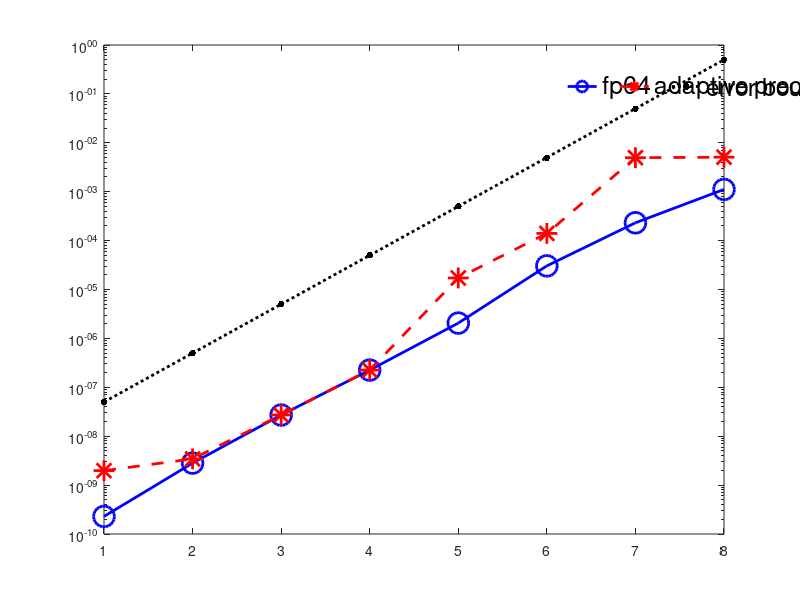

Source code (MATLAB): (Note: this script raises an error after producing the figure.)
function plot_exp_rcerr()
    clear all 
    vareps = [10e-9, 10e-08, 10e-07, 10e-06, 10e-5, 10e-04, 10e-03, 10e-02]; % u2.u, u3.u
    depths = [2,  5,  8];
    
    n_d = size(depths, 2);
    n_eps = size(vareps, 2);
    
    %% P64
    load("results/rcerr_err_list1.mat");
    load("results/rcerr_err_list_amp1.mat");
    load("results/rcerr_err_bound_list1.mat");
    
    rect = [0.5, 0, 0, 0.05];
    fontSize = 18;
    lineWidth = 2;
    markerSize = 15;
    
    figure()
    set(gcf, 'Position',  [10 10 800 600])
    semilogy(1:n_eps, err_list(:, 1), '-b', 'Marker', 'o', 'MarkerSize',markerSize, 'Linewidth',lineWidth)
    hold on 
    semilogy(1:n_eps, err_list_amp(:, 1),'--r', 'Marker', '*', 'MarkerSize',markerSize, 'Linewidth',lineWidth)
    hold on 
    semilogy(1:n_eps, err_bound_list(:, 1),':k', 'Marker', '.',  'MarkerSize',markerSize, 'Linewidth',lineWidth)
    
    legend('fp64', ...
        'adaptive precision', ...
        'error bound', 'Position', rect, 'NumColumns',3, 'FontSize', fontSize)
    legend boxoff
    [l, s] = title('$\ell$=2');
    xticklabels(split(num2str(vareps,'%.e ')))
    a = get(gca,'XTickLabel');  
    set(gca,'XTickLabel',a,'fontsize',fontSize) % ,'FontWeight','bold'
    set(l,'interpreter','latex');
    l.FontSize = fontSize+12;
    ylim([1e-10, 1e-0]);
    yticks([1e-10, 1e-8, 1e-6, 1e-4, 1e-2, 1e-0]);
    grid on;
    exportgraphics(gca, 'figures/P64_depth1.pdf')
    hold off
    
    figure()
    set(gcf, 'Position',  [10 10 800 600])
    semilogy(1:n_eps, err_list(:, 2), '-b', 'Marker', 'o', 'MarkerSize',markerSize, 'Linewidth',lineWidth)
    hold on 
    semilogy(1:n_eps, err_list_amp(:, 2),'--r', 'Marker', '*', 'MarkerSize',markerSize, 'Linewidth',lineWidth)
    hold on 
    semilogy(1:n_eps, err_bound_list(:, 2),':k', 'Marker', '.',  'MarkerSize',markerSize, 'Linewidth',lineWidth)
    
    legend('fp64', ...
        'adaptive precision', ...
        'error bound', 'Position', rect, 'NumColumns',3, 'FontSize', fontSize)
    legend boxoff
    [l, s] = title('$\ell$=5');
    xticklabels(split(num2str(vareps,'%.e ')))
    a = get(gca,'XTickLabel');  
    set(gca,'XTickLabel',a,'fontsize',fontSize) % ,'FontWeight','bold'
    set(l,'interpreter','latex');
    l.FontSize = fontSize+12;
    ylim([1e-10, 1e-0]);
    yticks([1e-10, 1e-8, 1e-6, 1e-4, 1e-2, 1e-0]);
    grid on;
    exportgraphics(gca, 'figures/P64_depth2.pdf')
    hold off
    
    figure()
    set(gcf, 'Position',  [10 10 800 600])
    semilogy(1:n_eps, err_list(:, 3), '-b', 'Marker', 'o', 'MarkerSize',markerSize, 'Linewidth',lineWidth)
    hold on 
    semilogy(1:n_eps, err_list_amp(:, 3),'--r', 'Marker', '*', 'MarkerSize',markerSize, 'Linewidth',lineWidth)
    hold on 
    semilogy(1:n_eps, err_bound_list(:, 3),':k', 'Marker', '.',  'MarkerSize',markerSize, 'Linewidth',lineWidth)
    
    legend('fp64', ...
        'adaptive precision', ...
        'error bound', 'Position', rect, 'NumColumns',3, 'FontSize', fontSize)
    legend boxoff
    [l, s] = title('$\ell$=8');
    xticklabels(split(num2str(vareps,'%.e ')))
    a = get(gca,'XTickLabel');  
    set(gca,'XTickLabel',a,'fontsize',fontSize) % ,'FontWeight','bold'
    set(l,'interpreter','latex');
    l.FontSize = fontSize+12;
    ylim([1e-10, 1e-0]);
    yticks([1e-10, 1e-8, 1e-6, 1e-4, 1e-2, 1e-0]);
    grid on;
    exportgraphics(gca, 'figures/P64_depth3.pdf')
    hold off
    % delete(gcf)
    % delete(gca)
    
    % ex37
    load("results/rcerr_err_list2.mat");
    load("results/rcerr_err_list_amp2.mat");
    load("results/rcerr_err_bound_list2.mat");
    
    
    rect = [0.5, 0, 0, 0.05];
    fontSize = 18;
    lineWidth = 2;
    markerSize = 15;
    
    figure()
    set(gcf, 'Position',  [10 10 800 600])
    semilogy(1:n_eps, err_list(:, 1), '-b', 'Marker', 'o', 'MarkerSize',markerSize, 'Linewidth',lineWidth)
    hold on 
    semilogy(1:n_eps, err_list_amp(:, 1),'--r', 'Marker', '*', 'MarkerSize',markerSize, 'Linewidth',lineWidth)
    hold on 
    semilogy(1:n_eps, err_bound_list(:, 1),':k', 'Marker', '.',  'MarkerSize',markerSize, 'Linewidth',lineWidth)
    
    legend('fp64', ...
        'adaptive precision', ...
        'error bound', 'Position', rect, 'NumColumns',3, 'FontSize', fontSize)
    legend boxoff
    [l, s] = title('$\ell$=2');
    xticklabels(split(num2str(vareps,'%.e ')))
    a = get(gca,'XTickLabel');  
    set(gca,'XTickLabel',a,'fontsize',fontSize) % ,'FontWeight','bold'
    set(l,'interpreter','latex');
    l.FontSize = fontSize+12;
    grid on;
    exportgraphics(gca, 'figures/ex37_depth1.pdf')
    hold off
    
    figure()
    set(gcf, 'Position',  [10 10 800 600])
    semilogy(1:n_eps, err_list(:, 2), '-b', 'Marker', 'o', 'MarkerSize',markerSize, 'Linewidth',lineWidth)
    hold on 
    semilogy(1:n_eps, err_list_amp(:, 2),'--r', 'Marker', '*', 'MarkerSize',markerSize, 'Linewidth',lineWidth)
    hold on 
    semilogy(1:n_eps, err_bound_list(:, 2),':k', 'Marker', '.',  'MarkerSize',markerSize, 'Linewidth',lineWidth)
    
    legend('fp64', ...
        'adaptive precision', ...
        'error bound', 'Position', rect, 'NumColumns',3, 'FontSize', fontSize)
    legend boxoff
    [l, s] = title('$\ell$=5');
    xticklabels(split(num2str(vareps,'%.e ')))
    a = get(gca,'XTickLabel');  
    set(gca,'XTickLabel',a,'fontsize',fontSize) % ,'FontWeight','bold'
    set(l,'interpreter','latex');
    l.FontSize = fontSize+12;
    grid on;
    exportgraphics(gca, 'figures/ex37_depth2.pdf')
    hold off
    
    figure()
    set(gcf, 'Position',  [10 10 800 600])
    semilogy(1:n_eps, err_list(:, 3), '-b', 'Marker', 'o', 'MarkerSize',markerSize, 'Linewidth',lineWidth)
    hold on 
    semilogy(1:n_eps, err_list_amp(:, 3),'--r', 'Marker', '*', 'MarkerSize',markerSize, 'Linewidth',lineWidth)
    hold on 
    semilogy(1:n_eps, err_bound_list(:, 3),':k', 'Marker', '.',  'MarkerSize',markerSize, 'Linewidth',lineWidth)
    
    legend('fp64', ...
        'adaptive precision', ...
        'error bound', 'Position', rect, 'NumColumns',3, 'FontSize', fontSize)
    legend boxoff
    [l, s] = title('$\ell$=8');
    xticklabels(split(num2str(vareps,'%.e ')))
    a = get(gca,'XTickLabel');  
    set(gca,'XTickLabel',a,'fontsize',fontSize) % ,'FontWeight','bold'
    set(l,'interpreter','latex');
    l.FontSize = fontSize+12;
    grid on;
    exportgraphics(gca, 'figures/ex37_depth3.pdf')
    hold off
    % delete(gcf)
    % delete(gca)
    
    % 1138_bus
    load("results/rcerr_err_list3.mat");
    load("results/rcerr_err_list_amp3.mat");
    load("results/rcerr_err_bound_list3.mat");
    
    rect = [0.5, 0, 0, 0.05];
    fontSize = 18;
    lineWidth = 2;
    markerSize = 15;
    
    figure()
    set(gcf, 'Position',  [10 10 800 600])
    semilogy(1:n_eps, err_list(:, 1), '-b', 'Marker', 'o', 'MarkerSize',markerSize, 'Linewidth',lineWidth)
    hold on 
    semilogy(1:n_eps, err_list_amp(:, 1),'--r', 'Marker', '*', 'MarkerSize',markerSize, 'Linewidth',lineWidth)
    hold on 
    semilogy(1:n_eps, err_bound_list(:, 1),':k', 'Marker', '.',  'MarkerSize',markerSize, 'Linewidth',lineWidth)
    
    legend('fp64', ...
        'adaptive precision', ...
        'error bound', 'Position', rect, 'NumColumns',3, 'FontSize', fontSize)
    legend boxoff
    [l, s] = title('$\ell$=2');
    xticklabels(split(num2str(vareps,'%.e ')))
    a = get(gca,'XTickLabel');  
    set(gca,'XTickLabel',a,'fontsize',fontSize) % ,'FontWeight','bold'
    set(l,'interpreter','latex');
    l.FontSize = fontSize+12;
    grid on;
    exportgraphics(gca, 'figures/1138_bus_depth1.pdf')
    hold off
    
    figure()
    set(gcf, 'Position',  [10 10 800 600])
    semilogy(1:n_eps, err_list(:, 2), '-b', 'Marker', 'o', 'MarkerSize',markerSize, 'Linewidth',lineWidth)
    hold on 
    semilogy(1:n_eps, err_list_amp(:, 2),'--r', 'Marker', '*', 'MarkerSize',markerSize, 'Linewidth',lineWidth)
    hold on 
    semilogy(1:n_eps, err_bound_list(:, 2),':k', 'Marker', '.',  'MarkerSize',markerSize, 'Linewidth',lineWidth)
    
    legend('fp64', ...
        'adaptive precision', ...
        'error bound', 'Position', rect, 'NumColumns',3, 'FontSize', fontSize)
    legend boxoff
    [l, s] = title('$\ell$=5');
    xticklabels(split(num2str(vareps,'%.e ')))
    a = get(gca,'XTickLabel');  
    set(gca,'XTickLabel',a,'fontsize',fontSize) % ,'FontWeight','bold'
    set(l,'interpreter','latex');
    l.FontSize = fontSize+12;
    grid on;
    exportgraphics(gca, 'figures/1138_bus_depth2.pdf')
    hold off
    
    figure()
    set(gcf, 'Position',  [10 10 800 600])
    semilogy(1:n_eps, err_list(:, 3), '-b', 'Marker', 'o', 'MarkerSize',markerSize, 'Linewidth',lineWidth)
    hold on 
    semilogy(1:n_eps, err_list_amp(:, 3),'--r', 'Marker', '*', 'MarkerSize',markerSize, 'Linewidth',lineWidth)
    hold on 
    semilogy(1:n_eps, err_bound_list(:, 3),':k', 'Marker', '.',  'MarkerSize',markerSize, 'Linewidth',lineWidth)
    
    legend('fp64', ...
        'adaptive precision', ...
        'error bound', 'Position', rect, 'NumColumns',3, 'FontSize', fontSize)
    legend boxoff
    [l, s] = title('$\ell$=8');
    xticklabels(split(num2str(vareps,'%.e ')))
    a = get(gca,'XTickLabel');  
    set(gca,'XTickLabel',a,'fontsize',fontSize) % ,'FontWeight','bold'
    set(l,'interpreter','latex');
    l.FontSize = fontSize+12;
    grid on;
    exportgraphics(gca, 'figures/1138_bus_depth3.pdf')
    hold off

end